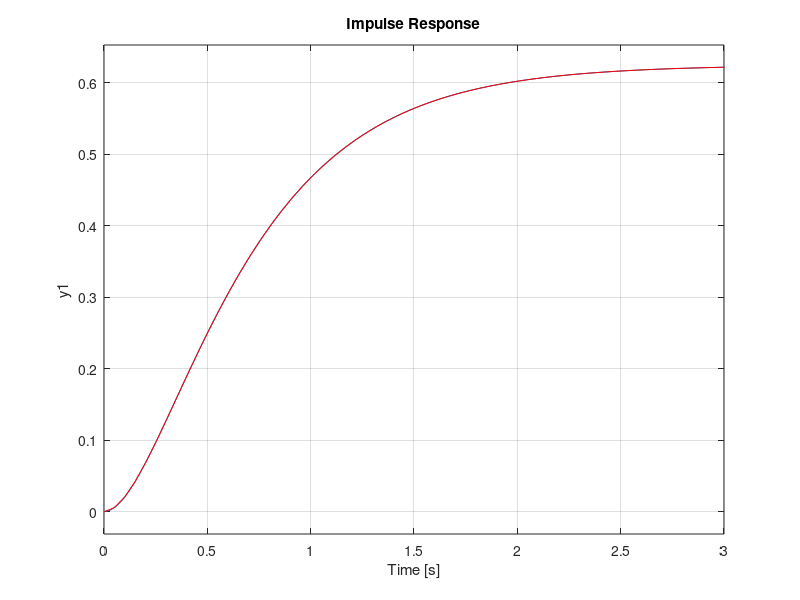

Write MATLAB code to recreate this figure.
clear
clc
close all

%%%%Using the control system toolbox
%%%X = tf([first_vector],[second_vector])
%%%first_vector is the coeff of the num
%%%second_vector is the coeff of the dem
%%%X = zpk([zeros],[poles],[gain])
%%%%zeros are roots of num
%%%%poles are roots of den
%%%%gain is the constant applied to X
%%%%I like zpk better
X = zpk([],[0 -2 -4],[5])

impulse(X)

%%%Analytic Solution
tout = linspace(0,5,100);
c1 = 5/8;
c2 = 5/8;
c3 = -5/4;
xout = c1 + c2*exp(-4*tout) + c3*exp(-2*tout);

hold on

plot(tout,xout,'r-')
